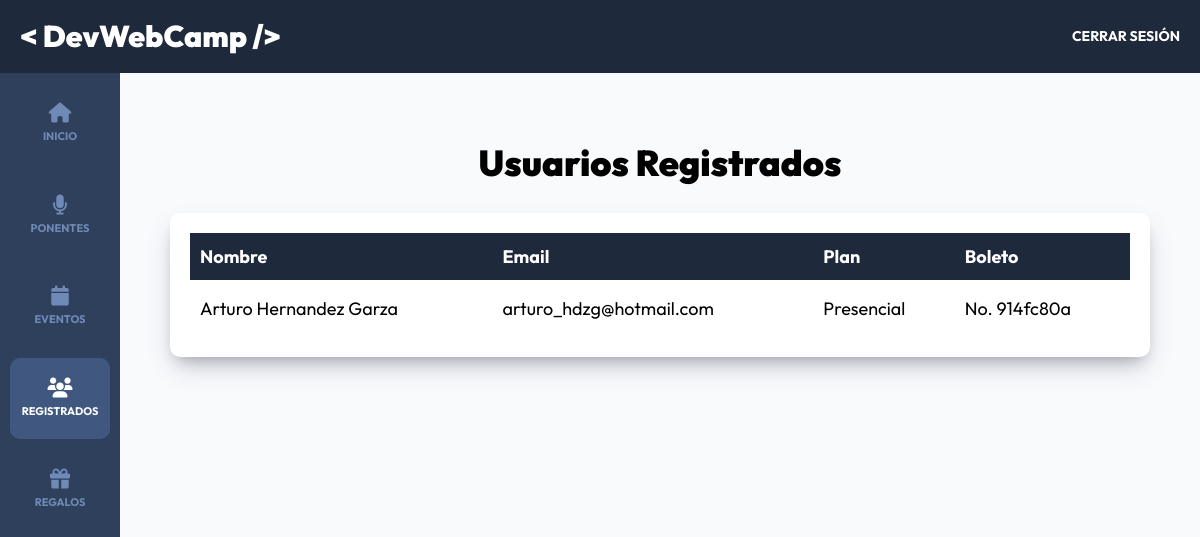
The app's page /admin/registrados?page=1 (signed in) with its own data.
### tables this page shows
CREATE TABLE `registros` (
  `id` int NOT NULL AUTO_INCREMENT,
  `paquete_id` int DEFAULT NULL,
  `pago_id` varchar(30) DEFAULT NULL,
  `token` varchar(8) DEFAULT NULL,
  `usuario_id` int DEFAULT NULL,
  `regalo_id` int DEFAULT NULL,
  PRIMARY KEY (`id`),
  KEY `usuarioId` (`usuario_id`),
  KEY `paquete_id` (`paquete_id`),
  KEY `regalo_id` (`regalo_id`),
  CONSTRAINT `registros_ibfk_1` FOREIGN KEY (`usuario_id`) REFERENCES `usuarios` (`id`),
  CONSTRAINT `registros_ibfk_2` FOREIGN KEY (`paquete_id`) REFERENCES `paquetes` (`id`),
  CONSTRAINT `registros_ibfk_3` FOREIGN KEY (`regalo_id`) REFERENCES `regalos` (`id`) ON DELETE SET NULL ON UPDATE SET NULL
);

CREATE TABLE `usuarios` (
  `id` int NOT NULL AUTO_INCREMENT,
  `nombre` varchar(40) DEFAULT NULL,
  `apellido` varchar(40) DEFAULT NULL,
  `email` varchar(40) DEFAULT NULL,
  `password` varchar(60) DEFAULT NULL,
  `confirmado` tinyint(1) DEFAULT NULL,
  `token` varchar(13) DEFAULT NULL,
  `admin` tinyint(1) DEFAULT NULL,
  PRIMARY KEY (`id`)
);

CREATE TABLE `paquetes` (
  `id` int NOT NULL AUTO_INCREMENT,
  `nombre` varchar(30) DEFAULT NULL,
  PRIMARY KEY (`id`)
);

### controllers/RegistradosController.php (called while the page is built, shortened)
<?php
class RegistradosController
{
  public static function index(Router $router)
  {
    $paginaActual = $_GET['page'];
    $paginaActual = filter_var($paginaActual, FILTER_VALIDATE_INT);
    $registrosPorPagina = 50;
    $totalRegistros = Registro::total();
    $paginacion = new Paginacion(
      $paginaActual,
      $registrosPorPagina,
      $totalRegistros
    );
    $registros = Registro::paginar($registrosPorPagina, $paginacion->offset());
    foreach ($registros as $registro) {
      $registro->usuario = Usuario::find($registro->usuario_id);
      $registro->paquete = Paquete::find($registro->paquete_id);
    }
    $router->render('admin/registrados/index', [
      'titulo' => 'Usuarios Registrados',
      'registros' => $registros,
      'paginacion' => $paginacion->paginacion()
    ]);
  }
}

### public/index.php (called while the page is built, shortened)
<?php
$router = new Router();
$router->get('/login', [AuthController::class, 'login']);
$router->post('/login', [AuthController::class, 'login']);
$router->post('/logout', [AuthController::class, 'logout']);
$router->get('/registro', [AuthController::class, 'registro']);
$router->post('/registro', [AuthController::class, 'registro']);
$router->get('/olvide', [AuthController::class, 'olvide']);
$router->post('/olvide', [AuthController::class, 'olvide']);
$router->get('/recuperar', [AuthController::class, 'recuperar']);
$router->post('/recuperar', [AuthController::class, 'recuperar']);
$router->get('/mensaje', [AuthController::class, 'mensaje']);
$router->get('/confirmar-cuenta', [AuthController::class, 'confirmar']);
$router->get('/', [PaginasController::class, 'index']);
$router->get('/devwebcamp', [PaginasController::class, 'evento']);
$router->get('/paquetes', [PaginasController::class, 'paquetes']);
$router->get('/workshops-conferencias', [PaginasController::class, 'conferencias']);
$router->get('/404', [PaginasController::class, 'error']);
$router->get('/finalizar-registro', [RegistroController::class, 'crear']);
$router->get('/finalizar-registro/conferencias', [RegistroController::class, 'conferencias']);
$router->post('/finalizar-registro/gratis', [RegistroController::class, 'gratis']);
$router->post('/finalizar-registro/pagar', [RegistroController::class, 'pagar']);
$router->post('/finalizar-registro/conferencias', [RegistroController::class, 'conferencias']);
$router->get('/boleto', [RegistroController::class, 'boleto']);
$router->get('/admin/dashboard', [DashboardController::class, 'index']);
$router->get('/admin/ponentes', [PonentesController::class, 'index']);
$router->get('/admin/ponentes/crear', [PonentesController::class, 'crear']);
$router->get('/admin/ponentes/editar', [PonentesController::class, 'editar']);
$router->post('/admin/ponentes/crear', [PonentesController::class, 'crear']);
$router->post('/admin/ponentes/editar', [PonentesController::class, 'editar']);
$router->post('/admin/ponentes/eliminar', [PonentesController::class, 'eliminar']);
$router->get('/admin/eventos', [EventosController::class, 'index']);
$router->get('/admin/eventos/crear', [EventosController::class, 'crear']);
$router->get('/admin/eventos/editar', [EventosController::class, 'editar']);
$router->post('/admin/eventos/crear', [EventosController::class, 'crear']);
$router->post('/admin/eventos/editar', [EventosController::class, 'editar']);
$router->post('/admin/eventos/eliminar', [EventosController::class, 'eliminar']);
$router->get('/admin/registrados', [RegistradosController::class, 'index']);
$router->get('/admin/regalos', [RegalosController::class, 'index']);
$router->get('/api/eventos-horario', [APIEventos::class, 'index']);
$router->get('/api/ponentes', [APIPonentes::class, 'index']);
$router->get('/api/ponente', [APIPonentes::class, 'ponente']);
$router->get('/api/regalos', [APIRegalos::class, 'index']);
$router->comprobarRutas();

### models/ActiveRecord.php (called while the page is built, shortened)
<?php
class ActiveRecord
{
  protected static $db;
  protected static $tabla = '';
  public static function setDB($database)
  {
    self::$db = $database;
  }
  public static function consultarSQL($query)
  {
    $resultado = self::$db->query($query);
    $array = [];
    while($registro = $resultado->fetch_assoc()) {
      $array[] = static::crearObjeto($registro);
    }
    return $array;
  }
  protected static function crearObjeto($registro)
  {
    $objeto = new static;
    foreach($registro as $key => $value ) {
      if(property_exists( $objeto, $key  )) {
        $objeto->$key = $value;
      }
    }
    return $objeto;
  }
  public static function find($id)
  {
    $query = "SELECT * FROM " . static::$tabla  ." WHERE id = {$id}";
    $resultado = self::consultarSQL($query);
    return array_shift( $resultado ) ;
  }
  public static function total($columna = '', $valor = '')
  {
    $query = "SELECT COUNT(*) FROM " . static::$tabla;
    $resultado = self::$db->query($query);
    $total = $resultado->fetch_array();
    return array_shift($total);
  }
  public static function paginar($porPagina, $offset)
  {
    $query = "SELECT * FROM " . static::$tabla . " ORDER BY id DESC LIMIT {$porPagina} OFFSET {$offset} ";
    return self::consultarSQL($query);
  }
}

### classes/Paginacion.php (called while the page is built, shortened)
<?php
class Paginacion
{
  public $paginaActual;
  public $registrosPorPagina;
  public function __construct(
    $paginaActual = 1,
    $registrosPorPagina = 10,
    $totalRegistros = 0
  )
  {
    $this->paginaActual = (int) $paginaActual;
    $this->registrosPorPagina = (int) $registrosPorPagina;
  }
  public function offset()
  {
    return $this->registrosPorPagina * ($this->paginaActual - 1);
  }
}

### views/admin/registrados/index.php (the view, shortened to what this page needs)
<h2 class="dashboard__heading"><?php echo $titulo ?></h2>
<div class="dashboard__contenedor">
  <?php if (!empty($registros)): ?>
    <table class="table" aria-describedby="Listado Usuarios">
      <thead class="table__thead">
        <tr>
          <th class="table__th" scope="col">Nombre</th>
          <th class="table__th" scope="col">Email</th>
          <th class="table__th" scope="col">Plan</th>
          <th class="table__th" scope="col">Boleto</th>
        </tr>
      </thead>
      <tbody class="table__tbody">
        <?php foreach ($registros as $registro) : ?>
          <tr class="table__tr">
            <td class="table__td">
              <?php echo $registro->usuario->nombre . ' ' . $registro->usuario->apellido; ?>
            </td>
            <td class="table__td">
              <?php echo $registro->usuario->email; ?>
            </td>
            <td class="table__td">
              <?php echo $registro->paquete->nombre ?? ''; ?>
            </td>
            <td class="table__td">
              <?php echo 'No.', ' ', $registro->token ?? ''; ?>
            </td>
          </tr>
        <?php endforeach; ?>
      </tbody>
    </table>
  <?php else : ?>
    <p class="text-center">No Hay Usuarios Registrados</p>
  <?php endif; ?>
</div>

### public/build/css/app.css (style rules this page uses)
.dashboard { background-color:#f8fafc;display:flex;flex-direction:column;height:100% }
.dashboard__contenedor,.dashboard__formulario { background-color:#fff;border-radius:1rem;box-shadow:0 1.3rem 2.7rem -.5rem rgba(50,50,93,.25),0 .8rem 1.6rem -.8rem rgba(0,0,0,.3);padding:2rem }
.table { border-collapse:collapse;width:100% }
.table__thead { background-color:#1e293b;color:#fff }
.table__th { padding:1rem;text-align:left }
.table__td,.table__td--acciones { padding:1.5rem 1rem }
*,:after,:before { box-sizing:border-box }
html { -moz-text-size-adjust:none;-webkit-text-size-adjust:none;text-size-adjust:none;font-size:10px }
blockquote,body,dd,dl,figure,h1,h2,h3,h4,p { margin:0 }
body { line-height:1.5;min-height:100vh }
button,h1,h2,h3,h4,input,label { line-height:1.1 }
h1,h2,h3,h4 { text-wrap:balance }
html { box-sizing:border-box;font-size:62.5%;height:100% }
*,:after,:before { box-sizing:inherit }
body { font-family:Outfit,sans-serif;font-size:1.8rem }
h1,h2,h3 { font-family:Outfit,sans-serif;font-weight:900;margin:2rem 0 }
h2 { font-size:3.6rem }
[class$=__heading] { font-family:Outfit,sans-serif;font-weight:900;margin:6rem 0 3rem;text-align:center }

### records on screen
registros: usuario.nombre "Arturo", usuario.apellido "Hernandez Garza", usuario.email "arturo_hdzg@hotmail.com", paquete.nombre "Presencial", token "914fc80a"

### other values on screen
$titulo "Usuarios Registrados"
